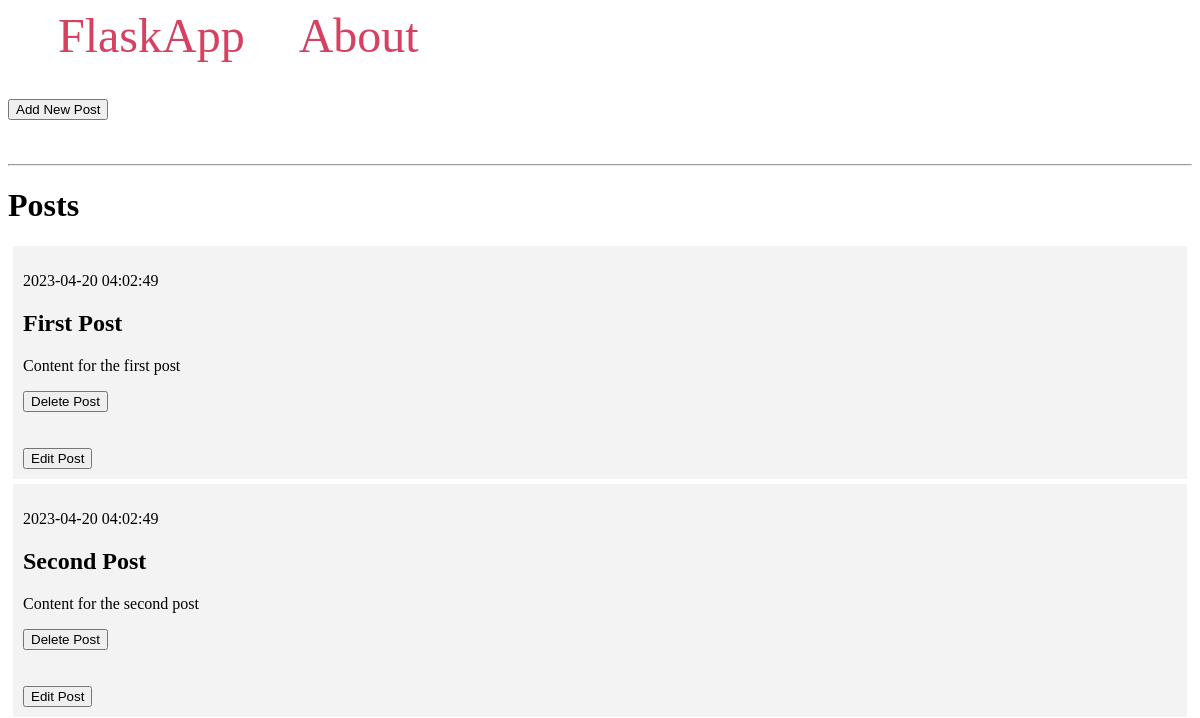
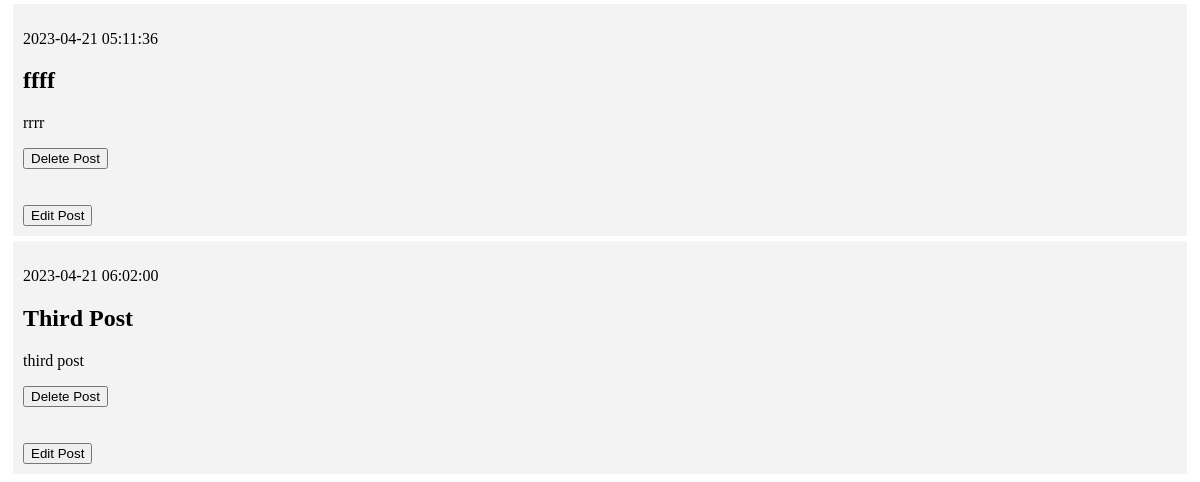
Before: / with the older database file (2 pictures, top to bottom).
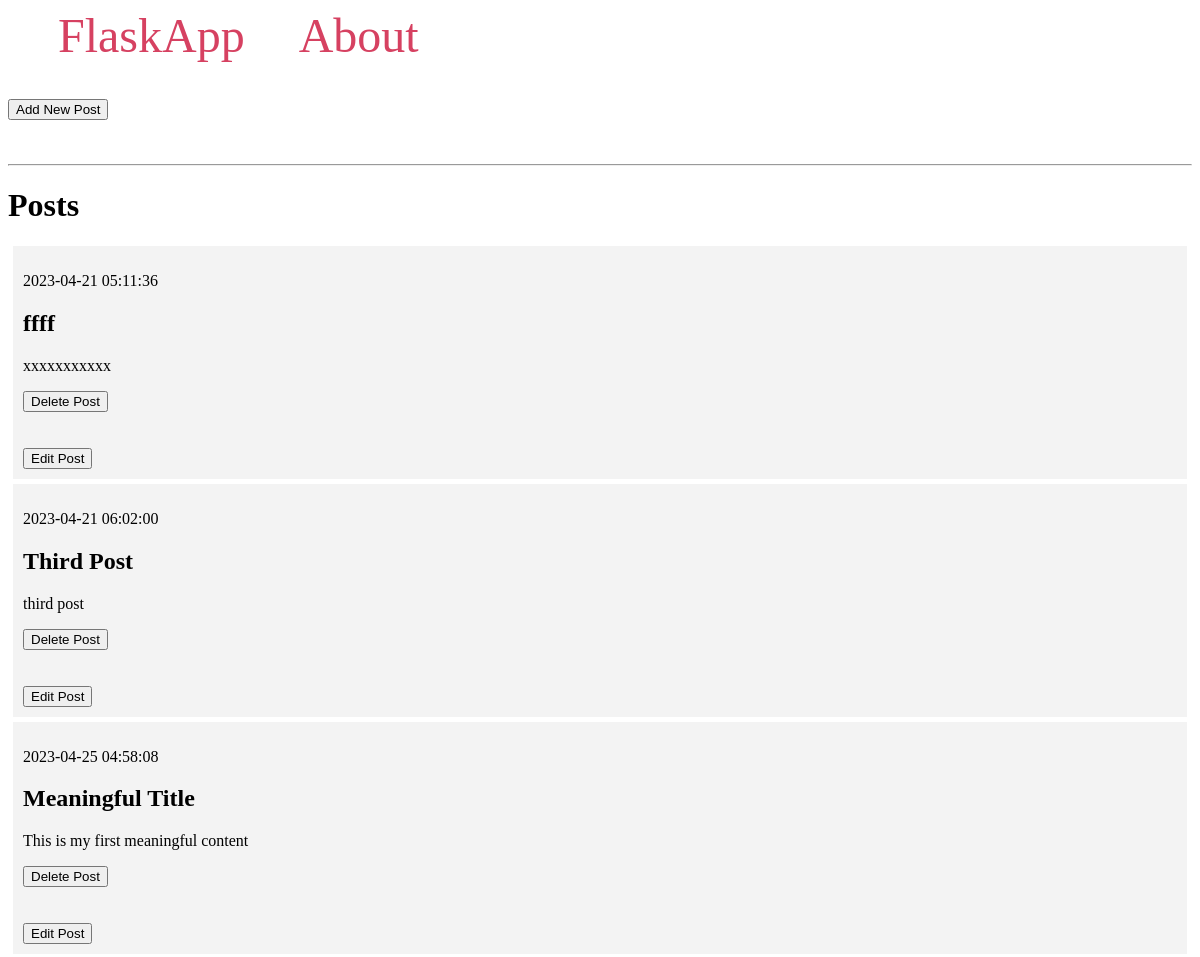
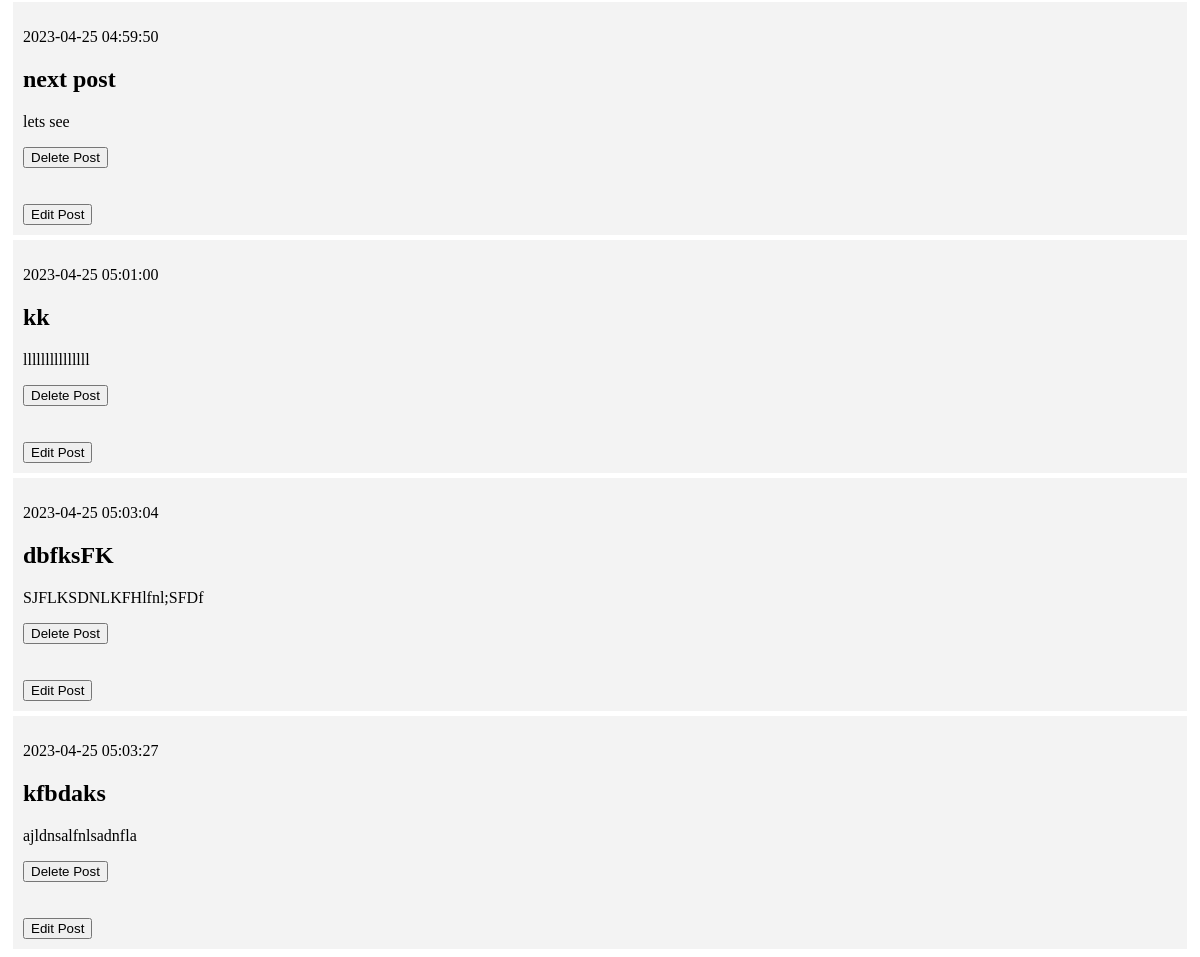
After: the same page with the newer database file (2 pictures, top to bottom).
### tables this page shows
CREATE TABLE posts (
    id INTEGER PRIMARY KEY AUTOINCREMENT,
    created TIMESTAMP NOT NULL DEFAULT CURRENT_TIMESTAMP,
    title TEXT NOT NULL,
    content TEXT NOT NULL
);

### app.py (the view)
@app.route('/')
def index():
    conn = get_db_connection()
    posts = conn.execute('SELECT * FROM posts').fetchall()
    conn.close()
    return render_template('index2.html', posts=posts)

### app.py (called while the page is built)
def get_db_connection():
    conn = sqlite3.connect('database.db')
    conn.row_factory = sqlite3.Row
    return conn

### templates/index2.html (shortened to what this page needs)
{% extends 'base2.html' %}
{% block content %}
    <h1>{% block title %} Posts {% endblock %}</h1>
    {% for post in posts %}
        <div class='post'>
            <p>{{ post['created'] }}</p>
            <h2>{{ post['title'] }}</h2>
            <p>{{ post['content'] }}</p>
            <form action="delposts" method="POST">
                <button type="submit" name="btn" value={{post['id']}}> Delete Post </button>
            </form>
            <br>
            <form action="editposts" method="POST">
               <button type="submit" name="editbtn" value={{post['id']}}>Edit Post</button>
            </form>
        </div>
    {% endfor %}
{% endblock %}

### templates/base2.html (shortened to what this page needs)
<!DOCTYPE html>
<html lang="en">
<head>
</head>
<body>
    <nav>
        <a href="{{ url_for('index') }}">FlaskApp</a>
        <a href="#">About</a>
        <br>
         <form action="addposts">
             <br><br>
         <button type="submit">Add New Post</button>
      </form>
    </nav>
    <hr>
    <div class="content">
        {% block content %} {% endblock %}
    </div>
</body>
</html>

### templates/base2.html (style rules this page uses)
.post { padding: 10px; margin: 5px; background-color: #f3f3f3 }
nav a { color: #d64161; font-size: 3em; margin-left: 50px; text-decoration: none; }

Changed rows visible on the page:
removed posts: created "2023-04-20 04:02:49", title "First Post", content "Content for the first post", {{ post['id'] }} 1 (drawn)
removed posts: created "2023-04-20 04:02:49", title "Second Post", content "Content for the second post", {{ post['id'] }} 2 (drawn)
changed posts "ffff": content "rrrr" → "xxxxxxxxxxx"
added posts: created "2023-04-25 04:58:08", title "Meaningful Title", content "This is my first meaningful content", {{ post['id'] }} 6 (drawn)
added posts: created "2023-04-25 04:59:50", title "next post", content "lets see", {{ post['id'] }} 7 (drawn)
added posts: created "2023-04-25 05:01:00", title "kk", content "lllllllllllllll", {{ post['id'] }} 8 (drawn)
added posts: created "2023-04-25 05:03:04", title "dbfksFK", content "SJFLKSDNLKFHlfnl;SFDf", {{ post['id'] }} 9 (drawn)
added posts: created "2023-04-25 05:03:27", title "kfbdaks", content "ajldnsalfnlsadnfla", {{ post['id'] }} 10 (drawn)
